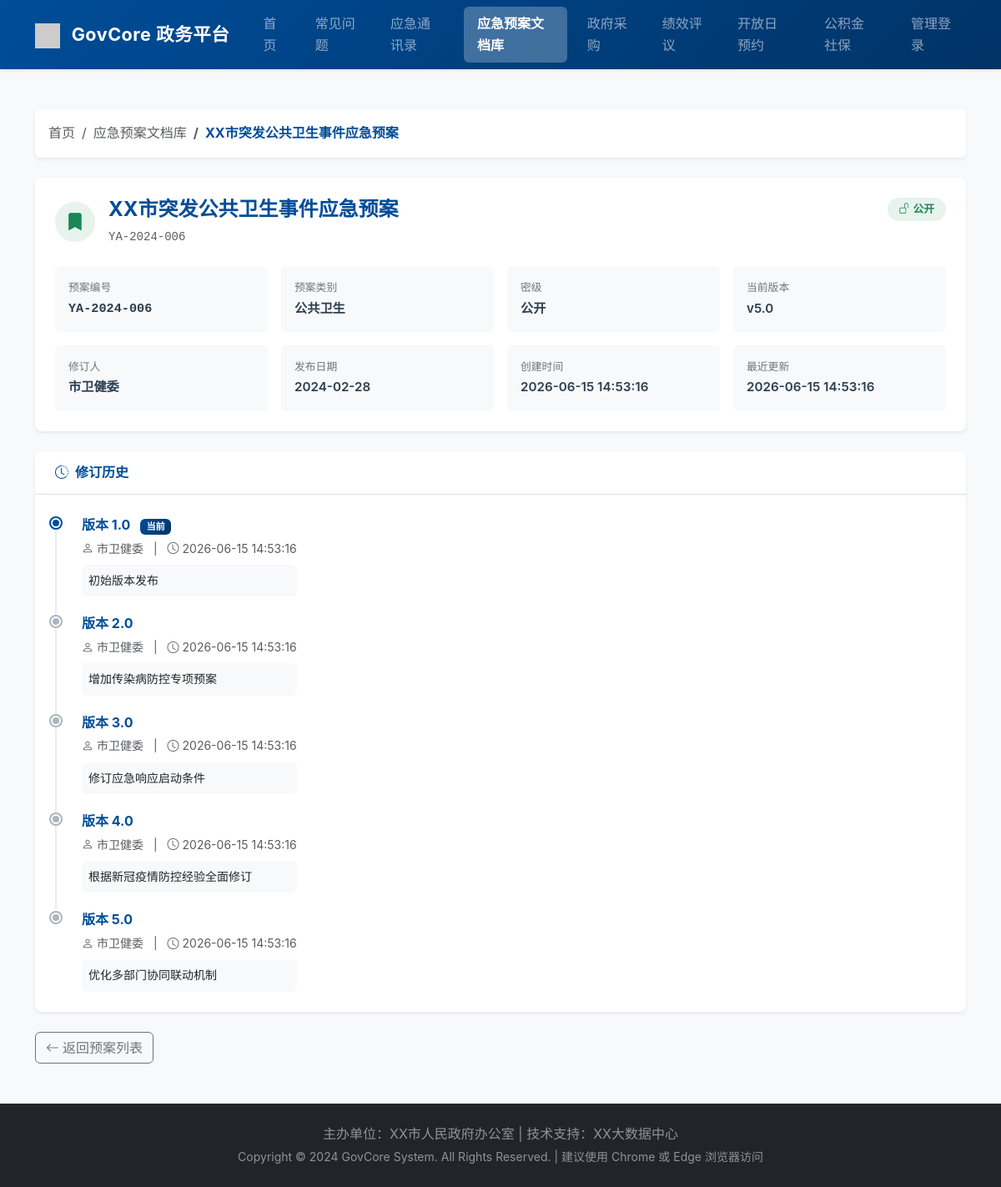
The app's page /plan_detail.php?id=6 with its own data.
### tables this page shows
CREATE TABLE `emergency_plans` (
  `id` int(11) NOT NULL AUTO_INCREMENT,
  `plan_code` varchar(50) NOT NULL COMMENT '预案编号',
  `name` varchar(255) NOT NULL COMMENT '预案名称',
  `category` varchar(20) NOT NULL COMMENT '类别：自然灾害/事故灾难/公共卫生/社会安全',
  `classification` varchar(10) NOT NULL DEFAULT '公开' COMMENT '密级：公开/内部',
  `version` varchar(20) NOT NULL DEFAULT '1.0' COMMENT '版本号',
  `reviser` varchar(100) NOT NULL COMMENT '修订人',
  `publish_date` date DEFAULT NULL COMMENT '发布日期',
  `pdf_file` varchar(500) DEFAULT NULL COMMENT 'PDF附件路径',
  `status` tinyint(1) NOT NULL DEFAULT '1' COMMENT '状态 1启用 0禁用',
  `created_at` datetime DEFAULT CURRENT_TIMESTAMP,
  `updated_at` datetime DEFAULT CURRENT_TIMESTAMP ON UPDATE CURRENT_TIMESTAMP,
  PRIMARY KEY (`id`),
  UNIQUE KEY `uk_plan_code` (`plan_code`),
  KEY `idx_category` (`category`),
  KEY `idx_classification` (`classification`)
);

CREATE TABLE `emergency_plan_revisions` (
  `id` int(11) NOT NULL AUTO_INCREMENT,
  `plan_id` int(11) NOT NULL COMMENT '预案ID',
  `version` varchar(20) NOT NULL COMMENT '版本号',
  `reviser` varchar(100) NOT NULL COMMENT '修订人',
  `change_summary` text COMMENT '变更说明',
  `pdf_file` varchar(500) DEFAULT NULL COMMENT '该版本PDF附件',
  `created_at` datetime DEFAULT CURRENT_TIMESTAMP COMMENT '修订时间',
  PRIMARY KEY (`id`),
  KEY `idx_plan_id` (`plan_id`)
);

### src/plan_detail.php (the view, shortened to what this page needs)
<?php
require_once 'func.php';
$plan_id = isset($_GET['id']) ? intval($_GET['id']) : 0;
$sql = "SELECT * FROM emergency_plans WHERE id = $plan_id AND status = 1";
$result = mysqli_query($conn, $sql);
$plan = mysqli_fetch_assoc($result);
$sql_rev = "SELECT * FROM emergency_plan_revisions WHERE plan_id = $plan_id ORDER BY created_at DESC";
$rev_result = mysqli_query($conn, $sql_rev);
$revisions = [];
while ($row = mysqli_fetch_assoc($rev_result)) {
    $revisions[] = $row;
}
$catClassMap = [
    '自然灾害' => 'cat-nature',
    '事故灾难' => 'cat-accident',
    '公共卫生' => 'cat-health',
    '社会安全' => 'cat-security'
];
$catCls = isset($catClassMap[$plan['category']]) ? $catClassMap[$plan['category']] : '';
?>
<!DOCTYPE html>
<html lang="zh-CN">
<head>
    <link href="https://cdn.jsdelivr.net/npm/bootstrap@5.3.0/dist/css/bootstrap.min.css" rel="stylesheet">
    <link href="https://cdn.jsdelivr.net/npm/sweetalert2@11/dist/sweetalert2.min.css" rel="stylesheet">
    <link rel="stylesheet" href="https://cdn.jsdelivr.net/npm/bootstrap-icons@1.10.0/font/bootstrap-icons.css">
    <link href="assets/css/style.css" rel="stylesheet">
</head>
<body class="bg-light">
    <nav class="navbar navbar-expand-lg navbar-dark bg-gov-blue shadow-sm">
        <div class="container">
            <a class="navbar-brand fw-bold" href="index.php">
                <img src="https://via.placeholder.com/30/ffffff/000000?text=G" alt="" class="d-inline-block align-text-top me-2">
                GovCore 政务平台
            </a>
            <div class="collapse navbar-collapse" id="navbarNav">
                <ul class="navbar-nav ms-auto">
                    <li class="nav-item"><a class="nav-link" href="index.php">首页</a></li>
                    <li class="nav-item"><a class="nav-link" href="faq.php">常见问题</a></li>
                    <li class="nav-item"><a class="nav-link" href="emergency_contact.php">应急通讯录</a></li>
                    <li class="nav-item"><a class="nav-link active" href="plans.php">应急预案文档库</a></li>
                    <li class="nav-item"><a class="nav-link" href="purchase.php">政府采购</a></li>
                    <li class="nav-item"><a class="nav-link" href="assessment.php">绩效评议</a></li>
                    <li class="nav-item"><a class="nav-link" href="openday.php">开放日预约</a></li>
                    <li class="nav-item"><a class="nav-link" href="social_insurance.php">公积金社保</a></li>
                    <li class="nav-item"><a class="nav-link" href="admin/login.php">管理登录</a></li>
                </ul>
            </div>
        </div>
    </nav>
    <div class="container my-5">
        <nav aria-label="breadcrumb" class="mb-4">
            <ol class="breadcrumb bg-white p-3 rounded shadow-sm mb-0">
                <li class="breadcrumb-item"><a href="index.php" class="text-decoration-none text-muted">首页</a></li>
                <li class="breadcrumb-item"><a href="plans.php" class="text-decoration-none text-muted">应急预案文档库</a></li>
                <li class="breadcrumb-item active fw-bold text-gov-blue" aria-current="page"><?php echo htmlspecialchars($plan['name']); ?></li>
            </ol>
        </nav>
        <div class="card border-0 shadow-sm rounded-3 mb-4">
            <div class="card-body p-4">
                <div class="d-flex align-items-start justify-content-between mb-4">
                    <div class="d-flex align-items-center gap-3">
                        <div class="category-icon-circle <?php echo $catCls; ?>">
                            <i class="bi bi-bookmark-fill"></i>
                        </div>
                        <div>
                            <h4 class="mb-1 fw-bold text-gov-blue"><?php echo htmlspecialchars($plan['name']); ?></h4>
                            <span class="font-monospace text-muted small"><?php echo htmlspecialchars($plan['plan_code']); ?></span>
                        </div>
                    </div>
                    <div class="d-flex gap-2 align-items-center">
                        <?php if ($plan['classification'] === '公开'): ?>
                            <span class="cls-badge-public"><i class="bi bi-unlock me-1"></i>公开</span>
                        <?php else: ?>
                            <span class="cls-badge-internal"><i class="bi bi-lock me-1"></i>内部</span>
                        <?php endif; ?>
                    </div>
                </div>
                <div class="row g-3">
                    <div class="col-md-3 col-6">
                        <div class="p-3 bg-light rounded">
                            <div class="meta-label">预案编号</div>
                            <div class="meta-value font-monospace"><?php echo htmlspecialchars($plan['plan_code']); ?></div>
                        </div>
                    </div>
                    <div class="col-md-3 col-6">
                        <div class="p-3 bg-light rounded">
                            <div class="meta-label">预案类别</div>
                            <div class="meta-value"><?php echo htmlspecialchars($plan['category']); ?></div>
                        </div>
                    </div>
                    <div class="col-md-3 col-6">
                        <div class="p-3 bg-light rounded">
                            <div class="meta-label">密级</div>
                            <div class="meta-value"><?php echo htmlspecialchars($plan['classification']); ?></div>
                        </div>
                    </div>
                    <div class="col-md-3 col-6">
                        <div class="p-3 bg-light rounded">
                            <div class="meta-label">当前版本</div>
                            <div class="meta-value">v<?php echo htmlspecialchars($plan['version']); ?></div>
                        </div>
                    </div>
                    <div class="col-md-3 col-6">
                        <div class="p-3 bg-light rounded">
                            <div class="meta-label">修订人</div>
                            <div class="meta-value"><?php echo htmlspecialchars($plan['reviser']); ?></div>
                        </div>
                    </div>
                    <div class="col-md-3 col-6">
                        <div class="p-3 bg-light rounded">
                            <div class="meta-label">发布日期</div>
                            <div class="meta-value"><?php echo $plan['publish_date'] ? htmlspecialchars($plan['publish_date']) : '-'; ?></div>
                        </div>
                    </div>
                    <div class="col-md-3 col-6">
                        <div class="p-3 bg-light rounded">
                            <div class="meta-label">创建时间</div>
                            <div class="meta-value small"><?php echo $plan['created_at']; ?></div>
                        </div>
                    </div>
                    <div class="col-md-3 col-6">
                        <div class="p-3 bg-light rounded">
                            <div class="meta-label">最近更新</div>
                            <div class="meta-value small"><?php echo $plan['updated_at']; ?></div>
                        </div>
                    </div>
                </div>
            </div>
        </div>
        <div class="card border-0 shadow-sm rounded-3">
            <div class="card-header bg-white border-bottom py-3">
                <h6 class="mb-0 text-gov-blue fw-bold">
                    <i class="bi bi-clock-history me-2"></i>修订历史
                </h6>
            </div>
            <div class="card-body p-4">
                <?php if (empty($revisions)): ?>
                    <div class="text-center py-4 text-muted">
                        <i class="bi bi-inbox fs-2 d-block mb-3"></i>
                        暂无修订记录
                    </div>
                <?php else: ?>
                    <div class="revisions-timeline">
                        <?php foreach ($revisions as $i => $rev): ?>
                            <div class="revision-item">
                                <div class="revision-dot"></div>
                                <div class="d-flex align-items-start justify-content-between">
                                    <div>
                                        <div class="fw-bold text-gov-blue">
                                            版本 <?php echo htmlspecialchars($rev['version']); ?>
                                            <?php if ($i === 0): ?>
                                                <span class="badge bg-gov-blue ms-2" style="font-size:0.7rem;">当前</span>
                                            <?php endif; ?>
                                        </div>
                                        <div class="text-muted small mt-1">
                                            <i class="bi bi-person me-1"></i><?php echo htmlspecialchars($rev['reviser']); ?>
                                            <span class="mx-2">|</span>
                                            <i class="bi bi-clock me-1"></i><?php echo $rev['created_at']; ?>
                                        </div>
                                        <?php if (!empty($rev['change_summary'])): ?>
                                            <div class="mt-2 p-2 bg-light rounded small">
                                                <?php echo htmlspecialchars($rev['change_summary']); ?>
                                            </div>
                                        <?php endif; ?>
                                    </div>
                                </div>
                            </div>
                        <?php endforeach; ?>
                    </div>
                <?php endif; ?>
            </div>
        </div>
        <div class="mt-4">
            <a href="plans.php" class="btn btn-outline-secondary">
                <i class="bi bi-arrow-left me-1"></i>返回预案列表
            </a>
        </div>
    </div>
    <footer class="bg-dark text-white-50 py-4 mt-5">
        <div class="container text-center">
            <p class="mb-1">主办单位：XX市人民政府办公室 | 技术支持：XX大数据中心</p>
            <p class="mb-0 small">Copyright &copy; 2024 GovCore System. All Rights Reserved. | 建议使用 Chrome 或 Edge 浏览器访问</p>
        </div>
    </footer>
</body>
</html>

### src/assets/css/style.css (style rules this page uses)
:root { --gov-blue-primary: #004d99; --gov-blue-dark: #003366; --gov-blue-light: #e6f0ff; --gov-red: #c92f2f; --gov-text-main: #2c3e50; --gov-text-muted: #6c757d; --gov-bg: #f4f6f9; --card-shadow: 0 4px 20px rgba(0, 0, 0, 0.08); --card-radius: 12px; }
body { font-family: -apple-system, BlinkMacSystemFont, "Segoe UI", Roboto, "Helvetica Neue", Arial, sans-serif; color: var(--gov-text-main); background-color: var(--gov-bg); line-height: 1.6; }
.bg-gov-blue { background: linear-gradient(135deg, var(--gov-blue-primary) 0%, var(--gov-blue-dark) 100%) !important; }
.text-gov-blue { color: var(--gov-blue-primary) !important; }
.card { border: none; border-radius: var(--card-radius); box-shadow: var(--card-shadow); background: white; transition: transform 0.3s ease, box-shadow 0.3s ease; overflow: hidden; }
.card-header { background-color: white; border-bottom: 1px solid rgba(0,0,0,0.05); padding: 1.25rem 1.5rem; }
.navbar { box-shadow: 0 2px 10px rgba(0,0,0,0.1); backdrop-filter: blur(10px); }
.navbar-brand { font-weight: 700; font-size: 1.35rem; letter-spacing: 0.5px; }
.nav-link { font-weight: 500; margin-left: 0.5rem; padding: 0.5rem 1rem !important; border-radius: 6px; transition: all 0.2s; }
.nav-link.active { background-color: rgba(255,255,255,0.25); font-weight: 600; }
.breadcrumb { background: white; padding: 0.75rem 1rem; border-radius: 8px; box-shadow: 0 2px 4px rgba(0,0,0,0.02); }

### src/plan_detail.php (style rules this page uses)
.meta-label { font-size: 0.8rem; color: var(--gov-text-muted); margin-bottom: 2px; }
.meta-value { font-weight: 600; color: var(--gov-text-main); font-size: 0.95rem; }
.cls-badge-public { background-color: rgba(25, 135, 84, 0.1); color: #198754; padding: 4px 14px; border-radius: 20px; font-size: 0.8rem; font-weight: 600; }
.category-icon-circle { width: 48px; height: 48px; border-radius: 50%; display: flex; align-items: center; justify-content: center; font-size: 1.3rem; }
.cat-health { background-color: rgba(25, 135, 84, 0.1); color: #198754; }
.revision-item { position: relative; padding-left: 30px; padding-bottom: 20px; border-left: 2px solid #e9ecef; }
.revision-item:last-child { border-left-color: transparent; padding-bottom: 0; }
.revision-dot { position: absolute; left: -7px; top: 4px; width: 12px; height: 12px; border-radius: 50%; background-color: var(--gov-blue-primary); border: 2px solid white; box-shadow: 0 0 0 2px var(--gov-blue-primary); }
.revision-item:not(:first-child) .revision-dot { background-color: #adb5bd; box-shadow: 0 0 0 2px #adb5bd; }

### records on screen
emergency_plans: name "XX市突发公共卫生事件应急预案", plan_code "YA-2024-006", category "公共卫生", classification "公开", version "5.0", reviser "市卫健委", publish_date "2024-02-28", created_at "2026-06-15 14:53:16", updated_at "2026-06-15 14:53:16"
emergency_plan_revisions: version "1.0", shows "当前", reviser "市卫健委", created_at "2026-06-15 14:53:16", change_summary "初始版本发布"
emergency_plan_revisions: version "2.0", reviser "市卫健委", created_at "2026-06-15 14:53:16", change_summary "增加传染病防控专项预案"
emergency_plan_revisions: version "3.0", reviser "市卫健委", created_at "2026-06-15 14:53:16", change_summary "修订应急响应启动条件"
emergency_plan_revisions: version "4.0", reviser "市卫健委", created_at "2026-06-15 14:53:16", change_summary "根据新冠疫情防控经验全面修订"
emergency_plan_revisions: version "5.0", reviser "市卫健委", created_at "2026-06-15 14:53:16", change_summary "优化多部门协同联动机制"
